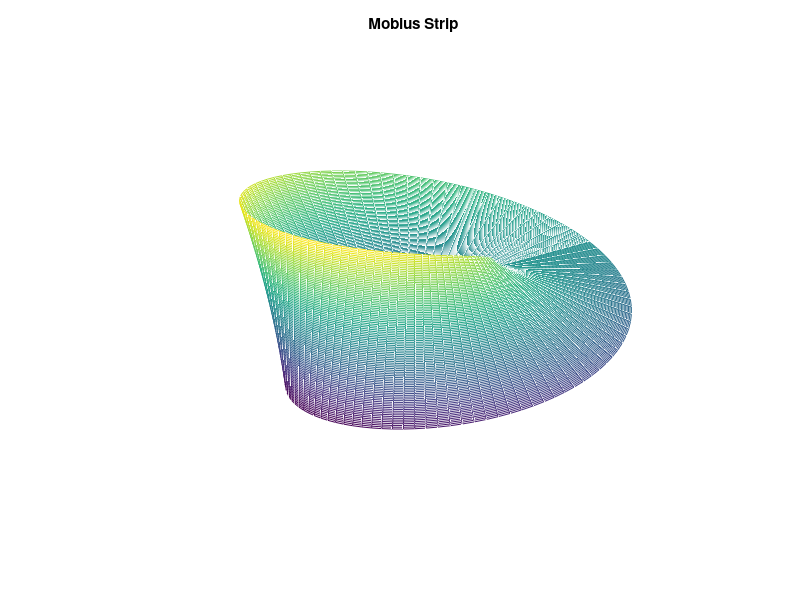

Reproduce this figure in MATLAB.

clear 
u = linspace(0,2*pi,100);
v = linspace(-0.5,0.5,100);
[u,v] = meshgrid(u,v);

% Parametrization
x = (1+v.*cos(u/2)).*cos(u);
y = (1+v.*cos(u/2)).*sin(u);
z = v.*sin(u/2);


figure(1)
mesh(x,y,z)
axis off
title("Mobius Strip")


% %Code that works and actually produce a Moebius strip
% syms e r;
% s = cos(e)+r*cos(e/2)*cos(e);
% d = sin(e)+r*cos(e/2)*sin(e);
% f = r*sin(e/2);
% figure(4)
% ezsurf(s,d,f, [0, 2*pi, -0.5, 0.5])



